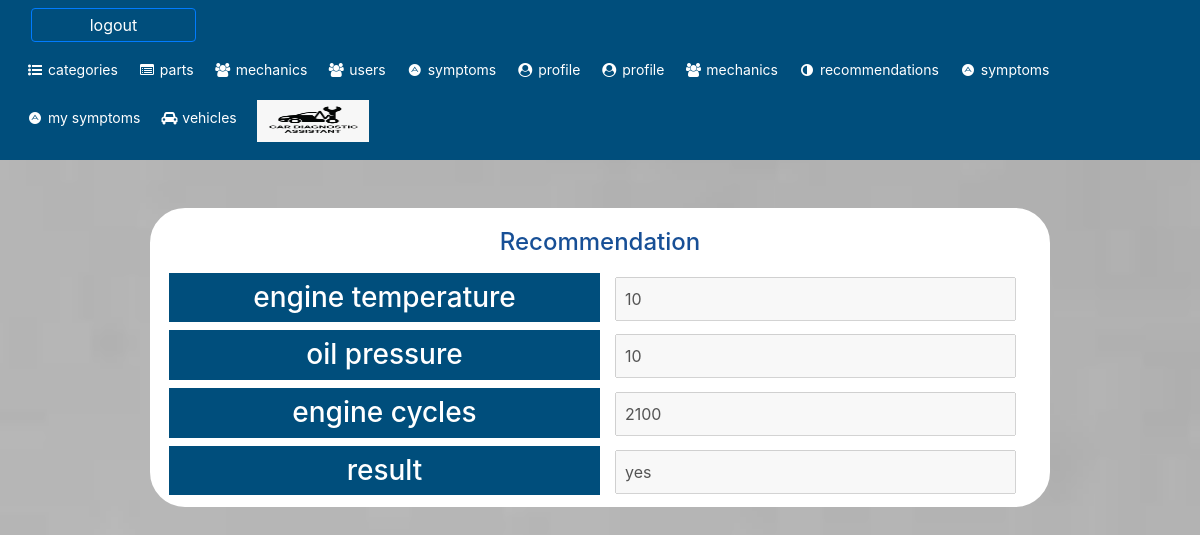
Screenshot of /recommendation.php?id=2 with the database file from the repository.
### tables this page shows
CREATE TABLE `recommendations` (
  `id` int(11) NOT NULL,
  `engine_temperature` double NOT NULL,
  `oil_pressure` double NOT NULL,
  `engine_cycles` double NOT NULL,
  `status` int(11) NOT NULL DEFAULT 0,
  `result` text NOT NULL,
  `user_id` int(11) NOT NULL
);

### web/recommendation.php (the view, shortened to what this page needs)
<?php
include("conn.php");
$r_id = $_GET['id'];
$sql_recommendation = "SELECT * FROM recommendations WHERE id = $r_id";
$query_recommendation = mysqli_query($db, $sql_recommendation);
foreach ($query_recommendation as $row_recommendation) {
    $engine_cycles = $row_recommendation['engine_cycles'];
    $oil_pressure = $row_recommendation['oil_pressure'];
    $engine_temperature = $row_recommendation['engine_temperature'];
    $result = $row_recommendation['result'];
}
?>
<html>
<head>
    <link rel="stylesheet" href="https://maxcdn.bootstrapcdn.com/bootstrap/4.5.2/css/bootstrap.min.css">
    <link rel="stylesheet" href="https://cdnjs.cloudflare.com/ajax/libs/font-awesome/4.7.0/css/font-awesome.min.css">
</head>
<body style="background-image: url('images/bg.jpeg');background-size: cover;">
    <div class="form-label-group">
        <?php
        include("header.php");
        ?>
        <div dir="ltr" class="container-fluid w-75 mt-5" style="border-color: #fff;border-style: solid;border-width: 4px;border-radius: 35px;background-color: white;">
            <div class="row justify-content-center mt-3" style="margin: auto">
                <div class="col-6">
                    <h4 style="text-align: center;color:#174f96"> Recommendation </h4>
                </div>
            </div>
            <div class="row justify-content-center mt-2 mb-2">
                <div class="col-6 title pt-2">
                    <h3 style="background-color: #004E7C;color: #fff;"> engine temperature </h3>
                </div>
                <div class="col-6 mt-1">
                    <input name="engine_temperature" value="<?=$engine_temperature; ?>" class="w-100 p-2" disabled>
                </div>
            </div>
            <div class="row justify-content-center mt-2 mb-2">
                <div class="col-6 title pt-2">
                    <h3 style="background-color: #004E7C;color: #fff;"> oil pressure </h3>
                </div>
                <div class="col-6 mt-1">
                    <input name="oil_pressure" value="<?=$oil_pressure; ?>" class="w-100 p-2" disabled>
                </div>
            </div>
            <div class="row justify-content-center mt-2 mb-2">
                <div class="col-6 title pt-2">
                    <h3 style="background-color: #004E7C;color: #fff;"> engine cycles </h3>
                </div>
                <div class="col-6 mt-1">
                    <input name="engine_cycles" value="<?=$engine_cycles; ?>"  class="w-100 p-2" disabled>
                </div>
            </div>
            <div class="row justify-content-center mt-2 mb-2">
                <div class="col-6 title pt-2">
                    <h3 style="background-color: #004E7C;color: #fff;"> result </h3>
                </div>
                <div class="col-6 mt-1">
                    <input name="result" value="<?=$result; ?>"  class="w-100 p-2" disabled>
                </div>
            </div>
        </div>
</body>
</html>

### web/recommendation.php (style rules this page uses)
.title { background: #004E7C; text-align: center; }

### web/header.php (style rules this page uses)
.row { margin-left: 0px !important; margin-right: 0px !important; }

### rows the page displays
recommendations: engine_temperature "10", oil_pressure "10", engine_cycles "2100", result "yes"
